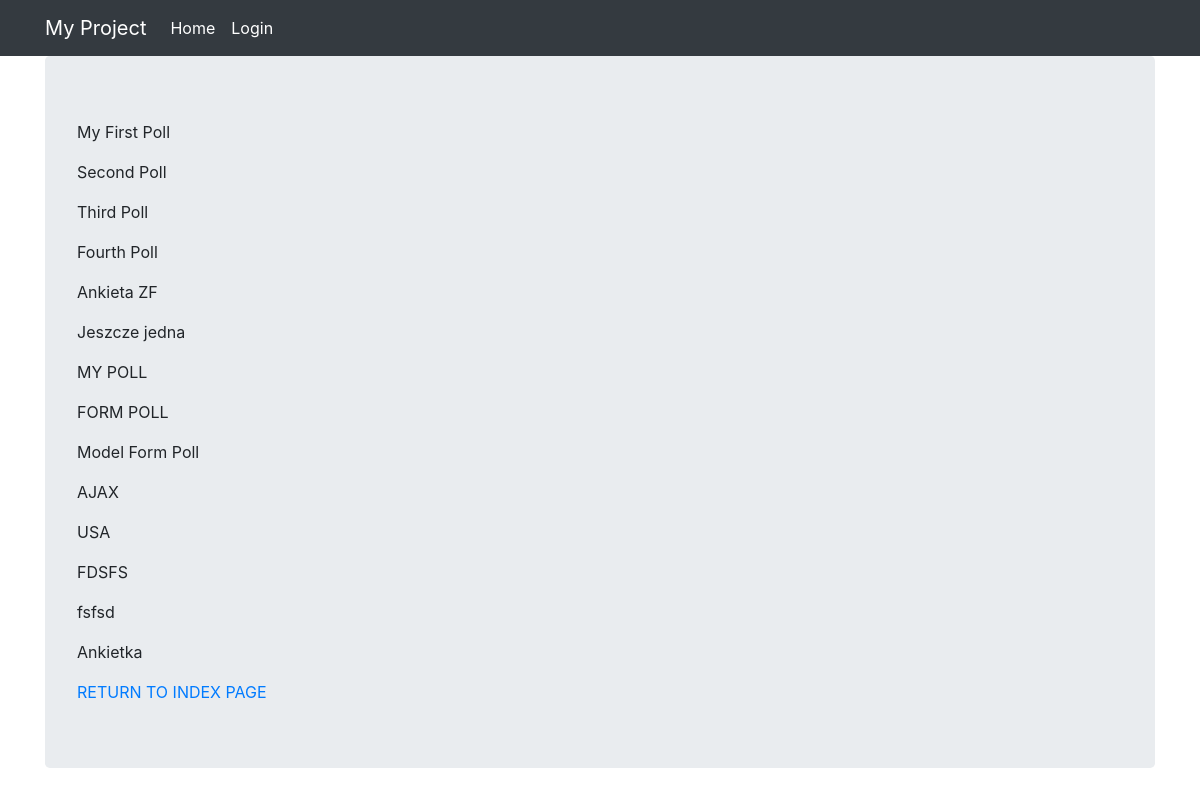
Page /polls/polls-list-view/ on the committed database.
### polls/models.py (models this page shows)
class Poll(models.Model):
    name = models.CharField(max_length=128)
    def __str__(self):
        return f"{self.name}"

### polls/views_class.py (the view)
class PollListView(ListView):
    template_name = "polls/list_view.html"
    model = Poll

### polls/templates/polls/list_view.html
{% extends "base.html" %}
{% block content %}
    {% for o in object_list %}
        <p>{{ o }}</p>
    {% endfor %}
    <a href="{% url 'polls_view:index' %}">RETURN TO INDEX PAGE</a>
{% endblock %}

### rows in the picture
Poll: name "My First Poll"
Poll: name "Second Poll"
Poll: name "Third Poll"
Poll: name "Fourth Poll"
Poll: name "Ankieta ZF"
Poll: name "Jeszcze jedna"
Poll: name "MY POLL"
Poll: name "FORM POLL"
Poll: name "Model Form Poll"
Poll: name "AJAX"
Poll: name "USA"
Poll: name "FDSFS"
Poll: name "fsfsd"
Poll: name "Ankietka"
